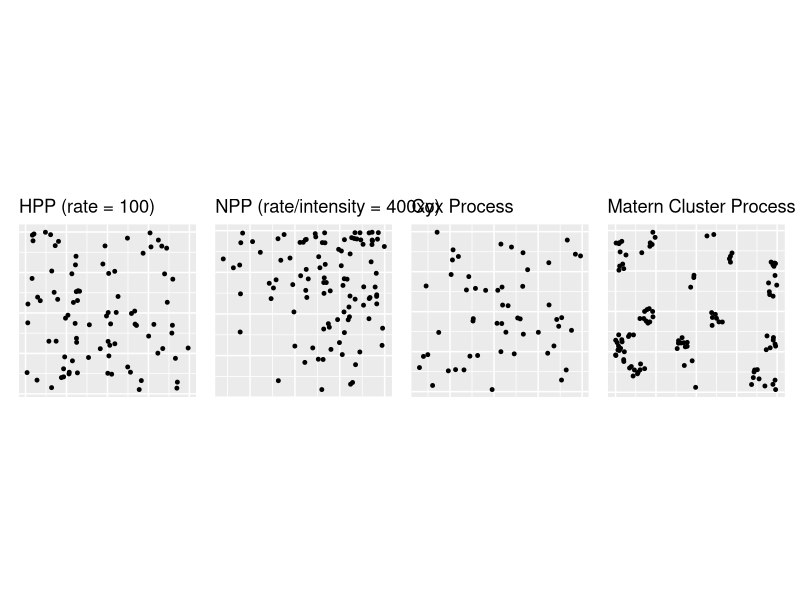
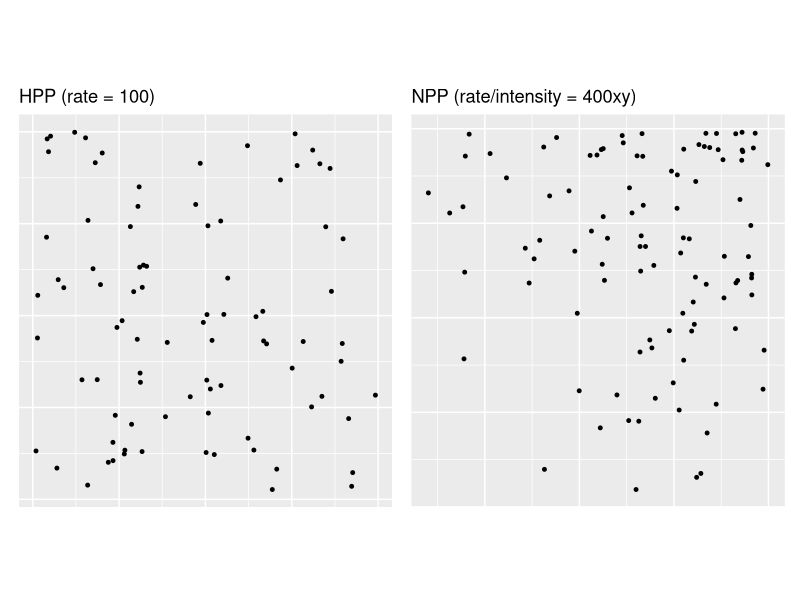
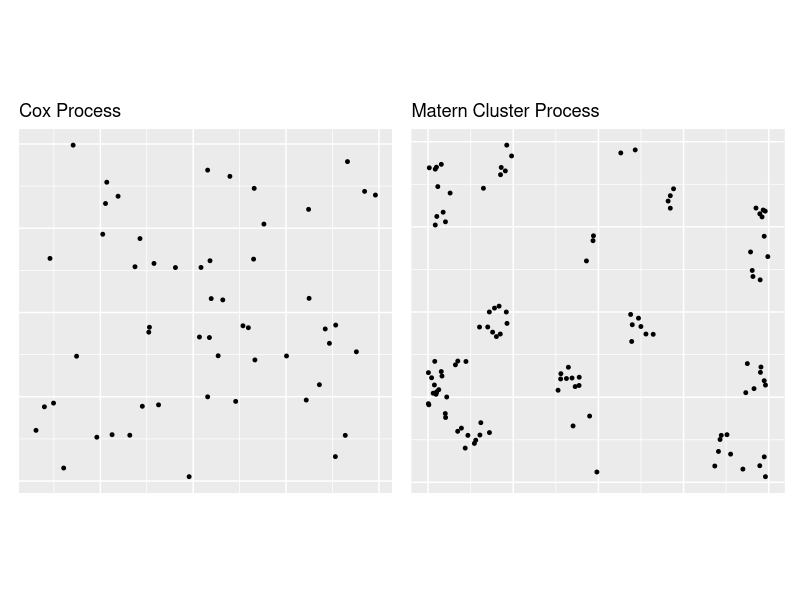
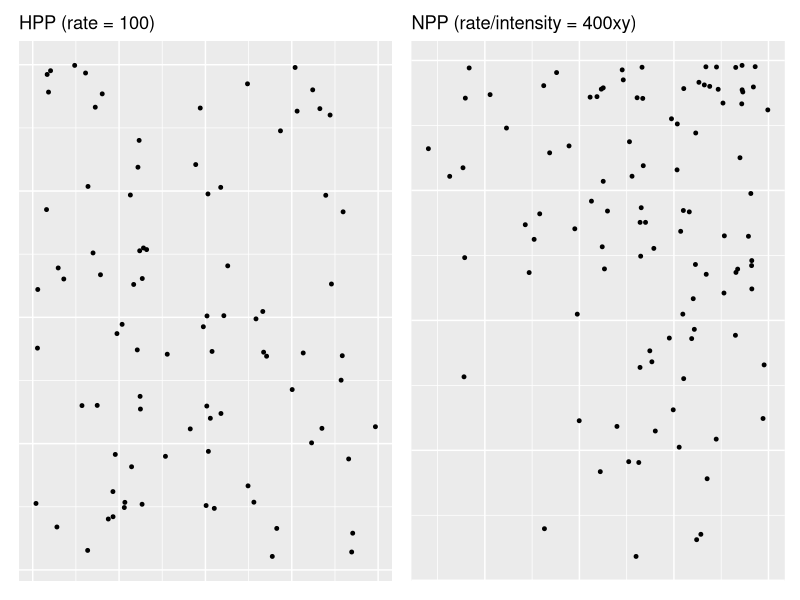
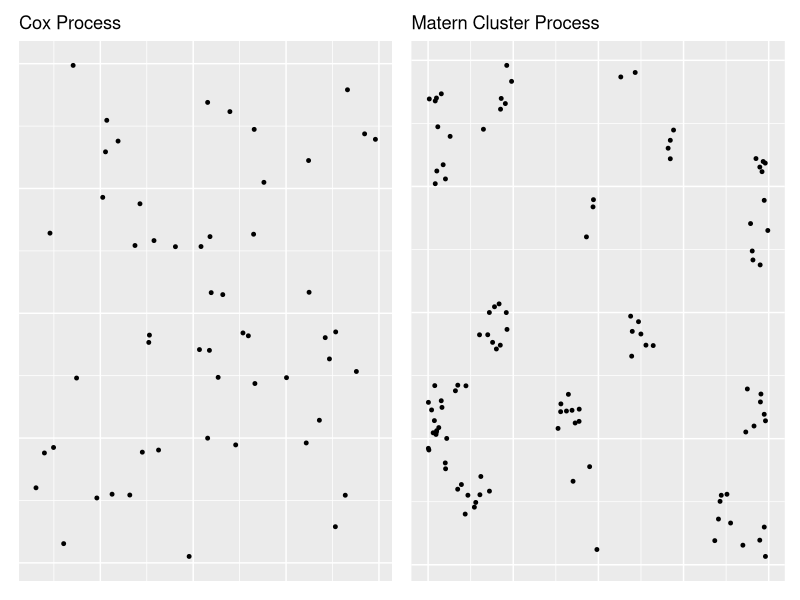

Reproduce these figures in R, in order.
## ---- chunk 1
library(spatstat)
library(tidyverse)
library(here)
library(mvtnorm)
library(ggplot2)
library(patchwork)
## ---- chunk 2
# Because I like ggplot better
set.seed(1234) 

# Extract x & y from ppp object (lists)
tmp1 <- rpoispp(lambda = 100, win=square(1))
tmp2 <- rpoispp(lambda = function(x, y) 400*x*y)
tmp3 <- rpoispp(lambda = rexp(n = 1, rate = 1/100))
tmp4 <- rMatClust(kappa = 20, r = 0.05, mu = 5)

# Create dataframes
df1 <- tibble(x = tmp1$x, y = tmp1$y)
df2 <- tibble(x = tmp2$x, y = tmp2$y)
df3 <- tibble(x = tmp3$x, y = tmp3$y)
df4 <- tibble(x = tmp4$x, y = tmp4$y)

n <- 1 # set size for geom_point

p1 <- ggplot(df1, aes(x=x, y=y)) + geom_point(size=n) +
  theme(axis.text.x=element_blank(), axis.ticks.x=element_blank(), 
        axis.text.y=element_blank(), axis.ticks.y=element_blank(),
        axis.title=element_blank()) +
  labs(title="HPP (rate = 100)")

p2 <- ggplot(df2, aes(x=x, y=y)) + geom_point(size=n) +
  theme(axis.text.x=element_blank(), axis.ticks.x=element_blank(), 
        axis.text.y=element_blank(), axis.ticks.y=element_blank(),
        axis.title=element_blank()) +
  labs(title="NPP (rate/intensity = 400xy)")

p3 <- ggplot(df3, aes(x=x, y=y)) + geom_point(size=n) +
  theme(axis.text.x=element_blank(), axis.ticks.x=element_blank(), 
        axis.text.y=element_blank(), axis.ticks.y=element_blank(),
        axis.title=element_blank()) +
  labs(title="Cox Process")

p4 <- ggplot(df4, aes(x=x, y=y)) + geom_point(size=n) +
  theme(axis.text.x=element_blank(), axis.ticks.x=element_blank(), 
        axis.text.y=element_blank(), axis.ticks.y=element_blank(),
        axis.title=element_blank()) +
  labs(title="Matern Cluster Process")

# Combine plots
p1 + p2 + p3 + p4 + plot_layout(ncol = 4) + coord_fixed(ratio = 1)
## ---- chunk 3
p1 + p2 + plot_layout(ncol = 2) + coord_fixed(ratio = 1)
## ---- chunk 4
p3 + p4 + plot_layout(ncol = 2) + coord_fixed(ratio = 1)
## ---- chunk 5
# Save output and adjust size
png(file = '/Users/franceslinyc/Hawkes-Process-2021/results/plot_2D_All.png', width = 450*1, height = 450*0.5)
p1 + p2 + plot_layout(ncol = 2) # + coord_fixed(ratio = 1)
## ---- chunk 6
# Save output and adjust size
png(file = '/Users/franceslinyc/Hawkes-Process-2021/results/plot_2D_All2.png', width = 450*1, height = 450*0.5)
p3 + p4 + plot_layout(ncol = 2) #+ coord_fixed(ratio = 1)
## ---- chunk 7
# Cox?
#rmvnorm(1, c(0.5, 0.5))
## ---- chunk 8
# Cox?
#plot(rpoispp(lambda = function(x, y) 400*x*y, win = square(1)), main = "") #plot_2D_NPP
## ---- chunk 9
# # Cox?
# #fun <- function (x, y) x*y + rbeta(1, 1/5, 1/5)*400
# plot(rpoispp(lambda = rbeta(1, 1/5, 1/5)*150, win = square(1)), main = "")
## ---- chunk 10
# # Cox?
# plot(rpoispp(lambda = rnorm(n = 1, 50, 0.05)), main = "") #plot_2D_Cox
## ---- chunk 11
# # Plot HPP, NPP, Cox and Matern Processes 
# set.seed(1234) 
# par(mfrow=c(1, 4), mai = c(0.1, 0.1, 0.1, 0.1))
# 
# plot(rpoispp(lambda = 100, win=square(1)), main = "HPP (rate = 100)") #plot_2D_HPP
# plot(rpoispp(lambda = function(x, y) 400*x*y, win = square(1)), main = "NPP (intensity = 400*x*y)") #plot_2D_NPP
# plot(rpoispp(lambda = rexp(n = 1, rate = 1/100)), main = "Cox Process") #plot_2D_Cox
# plot(rMatClust(kappa = 20, r = 0.05, mu = 5), main = "Matern Process") #plot_2D_Matern
# 
# #HPP (rate = 100)
# #NPP (intensity = 400*x*y)
# #Cox Process
# #Matern Process
# #Cox (intensity = exp(n = 1, rate = 1/100))
# #Matern (kappa = 20, r = 0.05, mu = 5)
## ---- chunk 12
# # Check to see how to use the function 
# ?rpoispp
# # Check to see how this is written
# #View(rpoispp)
## ---- chunk 13
# # Plot a homogeneous Poisson process
# # p.1334 of https://mran.microsoft.com/snapshot/2016-04-25/web/packages/spatstat/spatstat.pdf
# # https://spatstat.org/SSAI2017/solutions/solution04.html
# 
# par(mfrow=c(1, 1))
# plot_2D_HPP <- plot(rpoispp(lambda = 100, win=square(1)), main = "HPP (rate = 100)")
# plot_2D_HPP
# #plot(rpoispp(lambda = 50, win=square(1)),main = "HPP (rate = 50)")
# #plot(rpoispp(lambda = 10, win=square(1)),main = "HPP (rate = 10)")
## ---- chunk 14
# # Plot a nonhomogeneous Poisson process
# # p.33 of https://spatstat.org/resources/spatstatJSSpaper.pdf
# 
# #lmbda_function <- function(x, y) 400*x 
# #so that they have the same expected # of events but why ???
# 
# par(mfrow=c(1, 1))
# plot_2D_NPP <- plot(rpoispp(lambda = function(x, y) 400*x*y, win=square(1)), main = "NPP (intensity = 400*x*y)")
# plot_2D_NPP
# #plot(rpoispp(lambda = function(x, y) 50*x, win=square(1)), main = "NPP (intensity = 50*x)")
# #plot(rpoispp(lambda = function(x, y) 10*x, win=square(1)), main = "NPP (intensity = 10*x)")
## ---- chunk 15
# # Plot a Cox process
# # p.80 of https://darrylmcleod.com/wp-content/uploads/2016/06/Analysing-spatial-point-patterns-in-R.pdf
# 
# lmbda <- rexp(n = 1, rate = 1/100)
# X <- rpoispp(lmbda)
# plot(X, main = "Cox (intensity = exp(n = 1, rate = 1/100))")
## ---- chunk 16
# ?rMatClust
# #kappa = intensity
# #scale = radius of the clusters
# #mu = mean # of points per cluster
## ---- chunk 17
# plot_2D_Matern <- plot(rMatClust(kappa = 20, r = 0.05, mu = 5), main = "Matern (kappa = 20, r = 0.05, mu = 5)")
# plot_2D_Matern
## ---- chunk 18
# ?rMaternII
# # kappa = intensity
# # r = inhibition distance
## ---- chunk 19
# # Plot a Matern I process #Inhibition 
# par(mfrow=c(1, 1))
# plot(rMaternI(kappa = 100, r = 0.1), main = "Matern I (kappa = 100, r = 0.05)")
# #plot(rMaternI(kappa = 50, r = 0.05), main = "Matern I (kappa = 50, r = 0.05)")
# #plot(rMaternI(kappa = 10, r = 0.05), main = "Matern I (kappa = 10, r = 0.05)")
# points <- rMaternI(kappa = 100, r = 0.07)
# length(points)
# pairdist(points)
# min(pairdist(points)[upper.tri(pairdist(points))])
## ---- chunk 20
# # Plot a Matern II process
# par(mfrow=c(1, 1))
# plot(rMaternII(kappa = 100, r = 0.05), main = "Matern II (kappa = 100, r = 0.05)")
# #plot(rMaternII(kappa = 50, r = 0.05), main = "Matern II (kappa = 50, r = 0.05)")
# #plot(rMaternII(kappa = 10, r = 0.05), main = "Matern II (kappa = 10, r = 0.05)")
## ---- chunk 21
# # Save out results
# write_rds(plot_2D_HPP, here("results", "plot_2D_HPP.jpeg"))
## ---- chunk 22
# # Error checking
# plot_2D_HPP <- readRDS(here("results", "plot_2D_HPP.jpeg"))
# plot_2D_HPP
